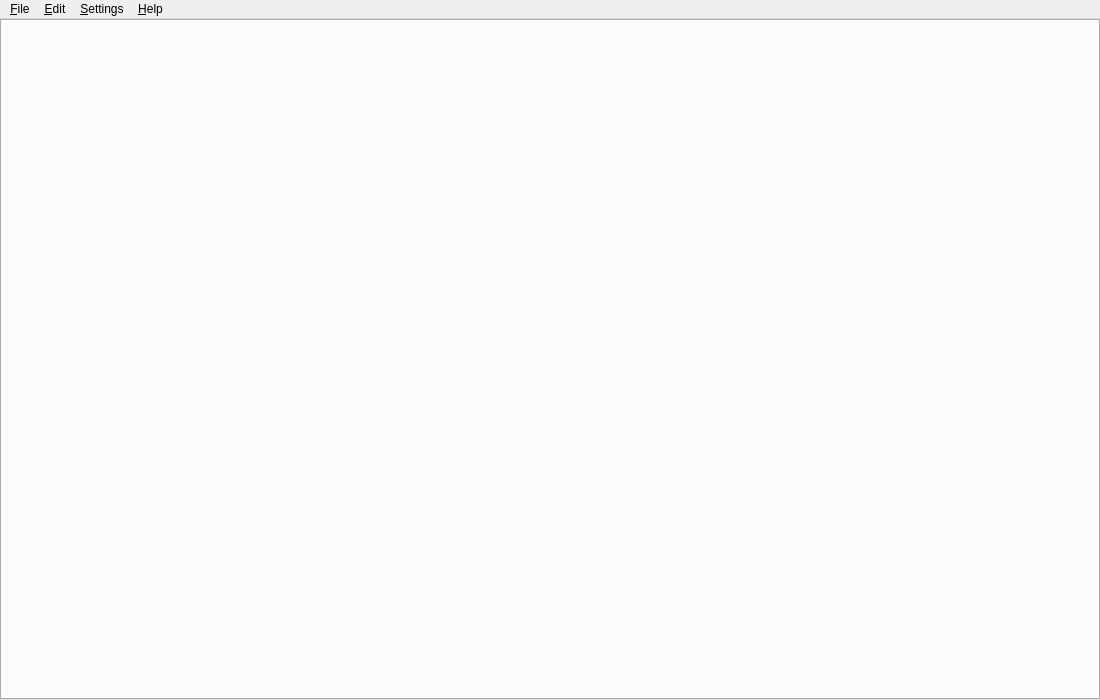
<?xml version="1.0" encoding="UTF-8"?>
<ui version="4.0">
 <class>MainWindowForm</class>
 <widget class="QMainWindow" name="MainWindowForm">
  <property name="geometry">
   <rect>
    <x>0</x>
    <y>0</y>
    <width>1100</width>
    <height>700</height>
   </rect>
  </property>
  <property name="windowTitle">
   <string>SPT Quest Builder</string>
  </property>
  <widget class="QWidget" name="centralwidget">
   <layout class="QVBoxLayout" name="centralLayout">
    <property name="spacing">
     <number>0</number>
    </property>
    <property name="leftMargin">
     <number>0</number>
    </property>
    <property name="topMargin">
     <number>0</number>
    </property>
    <property name="rightMargin">
     <number>0</number>
    </property>
    <property name="bottomMargin">
     <number>0</number>
    </property>
    <item>
     <widget class="QTabWidget" name="tabs"/>
    </item>
   </layout>
  </widget>
  <widget class="QMenuBar" name="menubar">
   <widget class="QMenu" name="menuFile">
    <property name="title">
     <string>&amp;File</string>
    </property>
    <widget class="QMenu" name="menuAssort">
     <property name="title">
      <string>Trader assort</string>
     </property>
     <addaction name="actionAssortNew"/>
     <addaction name="actionAssortOpen"/>
     <addaction name="actionAssortSave"/>
     <addaction name="actionAssortSaveAs"/>
    </widget>
    <widget class="QMenu" name="menuLocks">
     <property name="title">
      <string>Quest locks</string>
     </property>
     <addaction name="actionLocksNew"/>
     <addaction name="actionLocksOpen"/>
     <addaction name="actionLocksSave"/>
     <addaction name="actionLocksSaveAs"/>
    </widget>
    <addaction name="actionNewQuests"/>
    <addaction name="actionOpenQuests"/>
    <addaction name="actionSaveQuests"/>
    <addaction name="actionSaveQuestsAs"/>
    <addaction name="separator"/>
    <addaction name="actionNewLocale"/>
    <addaction name="actionOpenLocale"/>
    <addaction name="actionSaveLocale"/>
    <addaction name="actionSaveLocaleAs"/>
    <addaction name="menuAssort"/>
    <addaction name="menuLocks"/>
    <addaction name="separator"/>
    <addaction name="actionExit"/>
   </widget>
   <widget class="QMenu" name="menuEdit">
    <property name="title">
     <string>&amp;Edit</string>
    </property>
    <addaction name="actionUndo"/>
    <addaction name="actionRedo"/>
   </widget>
   <widget class="QMenu" name="menuSettings">
    <property name="title">
     <string>&amp;Settings</string>
    </property>
    <addaction name="actionSettings"/>
   </widget>
   <widget class="QMenu" name="menuHelp">
    <property name="title">
     <string>&amp;Help</string>
    </property>
    <addaction name="actionAbout"/>
    <addaction name="actionUpdates"/>
   </widget>
   <addaction name="menuFile"/>
   <addaction name="menuEdit"/>
   <addaction name="menuSettings"/>
   <addaction name="menuHelp"/>
  </widget>
  <action name="actionNewQuests">
   <property name="text">
    <string>&amp;New quest file</string>
   </property>
   <property name="shortcut">
    <string>Ctrl+N</string>
   </property>
  </action>
  <action name="actionOpenQuests">
   <property name="text">
    <string>&amp;Open quest file...</string>
   </property>
   <property name="shortcut">
    <string>Ctrl+O</string>
   </property>
  </action>
  <action name="actionSaveQuests">
   <property name="text">
    <string>&amp;Save quest file</string>
   </property>
   <property name="shortcut">
    <string>Ctrl+S</string>
   </property>
  </action>
  <action name="actionSaveQuestsAs">
   <property name="text">
    <string>Save quest file &amp;as...</string>
   </property>
   <property name="shortcut">
    <string>Ctrl+Shift+S</string>
   </property>
  </action>
  <action name="actionNewLocale">
   <property name="text">
    <string>New &amp;locale file</string>
   </property>
  </action>
  <action name="actionOpenLocale">
   <property name="text">
    <string>Open lo&amp;cale file...</string>
   </property>
  </action>
  <action name="actionSaveLocale">
   <property name="text">
    <string>Save locale &amp;file</string>
   </property>
   <property name="shortcut">
    <string>Ctrl+Alt+S</string>
   </property>
  </action>
  <action name="actionSaveLocaleAs">
   <property name="text">
    <string>Save locale file as...</string>
   </property>
  </action>
  <action name="actionAssortNew">
   <property name="text">
    <string>New</string>
   </property>
  </action>
  <action name="actionAssortOpen">
   <property name="text">
    <string>Open...</string>
   </property>
  </action>
  <action name="actionAssortSave">
   <property name="text">
    <string>Save</string>
   </property>
  </action>
  <action name="actionAssortSaveAs">
   <property name="text">
    <string>Save as...</string>
   </property>
  </action>
  <action name="actionLocksNew">
   <property name="text">
    <string>New</string>
   </property>
  </action>
  <action name="actionLocksOpen">
   <property name="text">
    <string>Open...</string>
   </property>
  </action>
  <action name="actionLocksSave">
   <property name="text">
    <string>Save</string>
   </property>
  </action>
  <action name="actionLocksSaveAs">
   <property name="text">
    <string>Save as...</string>
   </property>
  </action>
  <action name="actionExit">
   <property name="text">
    <string>E&amp;xit</string>
   </property>
   <property name="shortcut">
    <string>Alt+F4</string>
   </property>
  </action>
  <action name="actionUndo">
   <property name="text">
    <string>&amp;Undo</string>
   </property>
   <property name="shortcut">
    <string>Ctrl+Z</string>
   </property>
  </action>
  <action name="actionRedo">
   <property name="text">
    <string>&amp;Redo</string>
   </property>
   <property name="shortcut">
    <string>Ctrl+Y</string>
   </property>
  </action>
  <action name="actionSettings">
   <property name="text">
    <string>&amp;Settings...</string>
   </property>
  </action>
  <action name="actionAbout">
   <property name="text">
    <string>&amp;About</string>
   </property>
  </action>
  <action name="actionUpdates">
   <property name="text">
    <string>Check for &amp;updates</string>
   </property>
  </action>
 </widget>
 <resources/>
 <connections/>
</ui>
